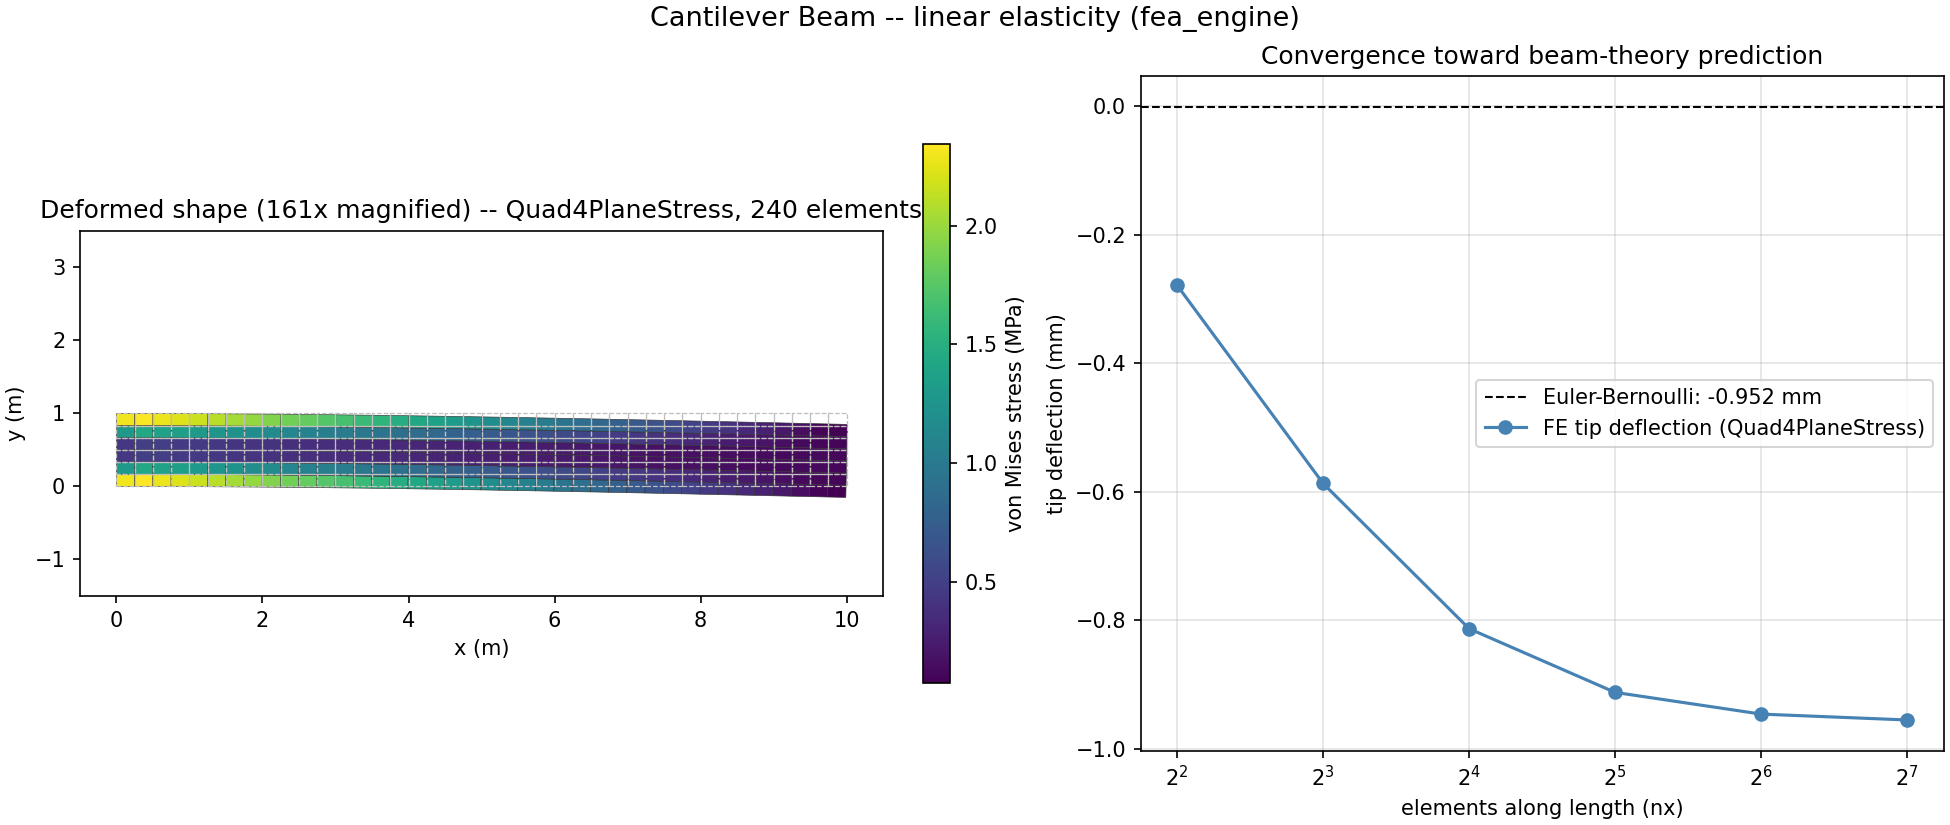

This chart was generated by the following Python code:
"""
fea_01_cantilever_beam.py -- Example Gallery: linear-elastic cantilever
beam (Quad4PlaneStress), the baseline "hello world" of the solid-
mechanics ladder -- mirrors TensorMesh's own Example Gallery /
Solid Mechanics / Cantilever Beam page, using real fea_engine code
(FESystem.solve_static(), no toy/standalone physics).

Panel 1: deformed shape (magnified) colored by element-centroid von
Mises stress, sigma = D @ B(0,0) @ u_elem evaluated with the SAME
B_matrix()/D_plane_stress() the stiffness assembly itself already
uses -- not a new, separately-validated stress-recovery module, just
the constitutive law applied once more after the solve (standard
FEA post-processing).

Panel 2: mesh-refinement convergence of the FE tip deflection toward
the Euler-Bernoulli analytical prediction. A 2-D continuum cantilever
does not converge EXACTLY to 1-D beam theory (root effects / shear
flexibility a slender-beam formula ignores), so the honest claim here
is "approaches," not "matches" -- shown directly rather than asserted.
"""
import numpy as np
import matplotlib.pyplot as plt
from matplotlib.collections import PolyCollection, LineCollection

from fea_engine import Quad4PlaneStress, FESystem, Material, D_plane_stress
from fea_engine.mesh import rectangle_mesh

STEEL = Material(E=2.1e11, nu=0.3, rho=7850.0)
L, H = 10.0, 1.0          # beam length, depth (m)
P_TOTAL = -5.0e4           # total tip load (N), downward


def solve_cantilever(nx, ny):
    mesh = rectangle_mesh(Lx=L, Ly=H, nx=nx, ny=ny)
    D = D_plane_stress(STEEL)
    fs = FESystem(mesh, Quad4PlaneStress())
    fs.assemble_stiffness(D)
    left = mesh.nodes_on_line(axis=0, value=0.0)
    for n in left:
        fs.fix_dofs([n], [0, 1])
    tip = mesh.nodes_on_line(axis=0, value=L)
    for n in tip:
        fs.F[fs._global_dofs([n])[1]] += P_TOTAL / len(tip)
    U = fs.solve_static()
    return mesh, fs, D, U


def element_von_mises(mesh, fs, D, U):
    elem = fs.elem
    vm = np.zeros(len(mesh.elements))
    for e, conn in enumerate(mesh.elements):
        g = fs._global_dofs(conn)
        u_elem = U[g]
        B, _ = elem.B_matrix((0.0, 0.0), mesh.nodes[conn])
        sx, sy, txy = D @ (B @ u_elem)
        vm[e] = np.sqrt(sx**2 - sx * sy + sy**2 + 3 * txy**2)
    return vm


def main():
    mesh, fs, D, U = solve_cantilever(nx=40, ny=6)
    vm = element_von_mises(mesh, fs, D, U)

    tip_dof = fs._global_dofs(mesh.nodes_on_line(axis=0, value=L))[1]
    tip_defl = U[tip_dof].mean()
    mag = 0.15 * H / max(abs(tip_defl), 1e-12)   # magnify so deflection ~ 15% of depth

    fig, (ax1, ax2) = plt.subplots(1, 2, figsize=(13, 5.5), constrained_layout=True)

    # ---- Panel 1: deformed shape colored by von Mises stress ----
    undeformed = mesh.nodes[mesh.elements]
    lc = LineCollection([np.vstack([q, q[0]]) for q in undeformed],
                         colors='0.75', linewidths=0.6, linestyles='dashed')
    ax1.add_collection(lc)

    disp = np.zeros_like(mesh.nodes)
    for n in range(len(mesh.nodes)):
        g = fs._global_dofs([n])
        disp[n] = U[g]
    deformed_nodes = mesh.nodes + mag * disp
    quads = deformed_nodes[mesh.elements]
    pc = PolyCollection(quads, array=vm / 1e6, cmap='viridis', edgecolors='0.2', linewidths=0.3)
    ax1.add_collection(pc)
    cb = fig.colorbar(pc, ax=ax1, shrink=0.8)
    cb.set_label('von Mises stress (MPa)')
    ax1.set_xlim(-0.5, L + 0.5)
    ax1.set_ylim(-1.5, H + 2.5)
    ax1.set_aspect('equal')
    ax1.set_title(f'Deformed shape ({mag:.0f}x magnified) -- Quad4PlaneStress, {len(mesh.elements)} elements')
    ax1.set_xlabel('x (m)')
    ax1.set_ylabel('y (m)')

    # ---- Panel 2: mesh-refinement convergence vs Euler-Bernoulli ----
    I = H**3 / 12.0
    delta_analytic = P_TOTAL * L**3 / (3 * STEEL.E * I)
    nx_list = [4, 8, 16, 32, 64, 128]
    fe_defl = []
    for nx in nx_list:
        ny = max(2, round(nx * H / L))
        _, fs_i, _, U_i = solve_cantilever(nx, ny)
        mesh_i = fs_i.mesh
        tip_i = fs_i._global_dofs(mesh_i.nodes_on_line(axis=0, value=L))[1]
        fe_defl.append(U_i[tip_i].mean())
    fe_defl = np.array(fe_defl)

    ax2.axhline(delta_analytic, color='k', linestyle='--', linewidth=1,
                label=f'Euler-Bernoulli: {delta_analytic*1000:.3f} mm')
    ax2.plot(nx_list, fe_defl * 1000, 'o-', color='steelblue', markersize=6,
              label='FE tip deflection (Quad4PlaneStress)')
    ax2.set_xscale('log', base=2)
    ax2.set_xlabel('elements along length (nx)')
    ax2.set_ylabel('tip deflection (mm)')
    ax2.set_title('Convergence toward beam-theory prediction')
    ax2.grid(True, alpha=0.35)
    ax2.legend()

    fig.suptitle('Cantilever Beam -- linear elasticity (fea_engine)', fontsize=13)
    fig.savefig('fea_01_cantilever_beam.png', dpi=150)
    print("Saved fea_01_cantilever_beam.png")
    print(f"Final FE tip deflection: {fe_defl[-1]*1000:.4f} mm  vs  analytical: {delta_analytic*1000:.4f} mm"
          f"  (rel. diff {abs(fe_defl[-1]-delta_analytic)/abs(delta_analytic)*100:.2f}%)")


if __name__ == "__main__":
    main()
